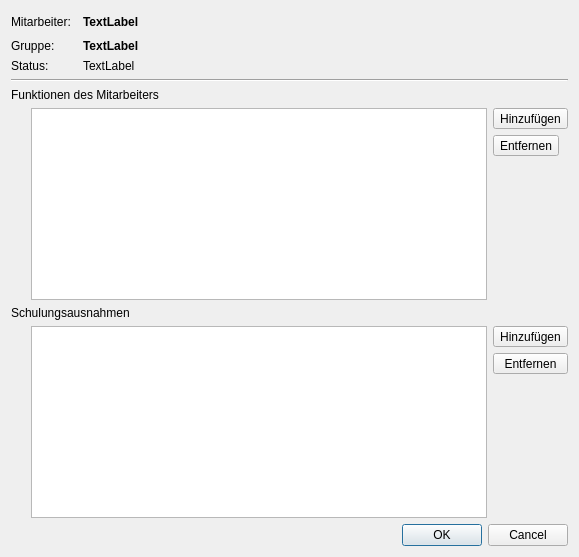
<?xml version="1.0" encoding="UTF-8"?>
<ui version="4.0">
 <class>QMEmployeeDetailsDialog</class>
 <widget class="QDialog" name="QMEmployeeDetailsDialog">
  <property name="geometry">
   <rect>
    <x>0</x>
    <y>0</y>
    <width>579</width>
    <height>557</height>
   </rect>
  </property>
  <property name="windowTitle">
   <string>Mitarbeiterdetails</string>
  </property>
  <layout class="QGridLayout" name="gridLayout">
   <item row="4" column="0" colspan="3">
    <layout class="QVBoxLayout" name="verticalLayout_2">
     <item>
      <widget class="QLabel" name="label_10">
       <property name="minimumSize">
        <size>
         <width>250</width>
         <height>0</height>
        </size>
       </property>
       <property name="text">
        <string>Funktionen des Mitarbeiters</string>
       </property>
      </widget>
     </item>
     <item>
      <layout class="QHBoxLayout" name="horizontalLayout_4">
       <property name="leftMargin">
        <number>20</number>
       </property>
       <property name="rightMargin">
        <number>0</number>
       </property>
       <item>
        <widget class="QTableView" name="tvEmployeeFunc">
         <property name="styleSheet">
          <string notr="true"/>
         </property>
         <property name="selectionMode">
          <enum>QAbstractItemView::SingleSelection</enum>
         </property>
         <property name="selectionBehavior">
          <enum>QAbstractItemView::SelectRows</enum>
         </property>
         <property name="showGrid">
          <bool>false</bool>
         </property>
         <attribute name="horizontalHeaderStretchLastSection">
          <bool>true</bool>
         </attribute>
         <attribute name="verticalHeaderVisible">
          <bool>false</bool>
         </attribute>
        </widget>
       </item>
       <item>
        <layout class="QVBoxLayout" name="verticalLayout_3">
         <item>
          <widget class="QToolButton" name="tbAddFunc">
           <property name="minimumSize">
            <size>
             <width>0</width>
             <height>0</height>
            </size>
           </property>
           <property name="toolTip">
            <string>Hinzufügen einer neuen Funktion</string>
           </property>
           <property name="text">
            <string>Hinzufügen</string>
           </property>
           <property name="icon">
            <iconset resource="../icons.qrc">
             <normaloff>:/icons/icons/list-add.svg</normaloff>:/icons/icons/list-add.svg</iconset>
           </property>
           <property name="iconSize">
            <size>
             <width>26</width>
             <height>26</height>
            </size>
           </property>
          </widget>
         </item>
         <item>
          <widget class="QToolButton" name="tbRemoveFunc">
           <property name="minimumSize">
            <size>
             <width>0</width>
             <height>0</height>
            </size>
           </property>
           <property name="toolTip">
            <string>Entfernen einer selektierten Funktion</string>
           </property>
           <property name="text">
            <string>Entfernen</string>
           </property>
           <property name="icon">
            <iconset resource="../icons.qrc">
             <normaloff>:/icons/icons/list-remove.svg</normaloff>:/icons/icons/list-remove.svg</iconset>
           </property>
           <property name="iconSize">
            <size>
             <width>26</width>
             <height>26</height>
            </size>
           </property>
          </widget>
         </item>
         <item>
          <spacer name="verticalSpacer">
           <property name="orientation">
            <enum>Qt::Vertical</enum>
           </property>
           <property name="sizeHint" stdset="0">
            <size>
             <width>20</width>
             <height>40</height>
            </size>
           </property>
          </spacer>
         </item>
        </layout>
       </item>
      </layout>
     </item>
    </layout>
   </item>
   <item row="0" column="2">
    <widget class="QLabel" name="laEmployeeName">
     <property name="sizePolicy">
      <sizepolicy hsizetype="Preferred" vsizetype="Expanding">
       <horstretch>0</horstretch>
       <verstretch>0</verstretch>
      </sizepolicy>
     </property>
     <property name="font">
      <font>
       <weight>75</weight>
       <bold>true</bold>
      </font>
     </property>
     <property name="text">
      <string>TextLabel</string>
     </property>
    </widget>
   </item>
   <item row="0" column="0">
    <widget class="QLabel" name="label">
     <property name="text">
      <string>Mitarbeiter:</string>
     </property>
    </widget>
   </item>
   <item row="1" column="0">
    <widget class="QLabel" name="label_2">
     <property name="text">
      <string>Gruppe:</string>
     </property>
    </widget>
   </item>
   <item row="3" column="0" colspan="3">
    <widget class="Line" name="line_3">
     <property name="orientation">
      <enum>Qt::Horizontal</enum>
     </property>
    </widget>
   </item>
   <item row="1" column="2">
    <widget class="QLabel" name="laEmployeeGroup">
     <property name="sizePolicy">
      <sizepolicy hsizetype="Expanding" vsizetype="Preferred">
       <horstretch>0</horstretch>
       <verstretch>0</verstretch>
      </sizepolicy>
     </property>
     <property name="font">
      <font>
       <weight>75</weight>
       <bold>true</bold>
      </font>
     </property>
     <property name="text">
      <string>TextLabel</string>
     </property>
    </widget>
   </item>
   <item row="6" column="0" colspan="3">
    <widget class="QDialogButtonBox" name="buttonBox">
     <property name="orientation">
      <enum>Qt::Horizontal</enum>
     </property>
     <property name="standardButtons">
      <set>QDialogButtonBox::Cancel|QDialogButtonBox::Ok</set>
     </property>
    </widget>
   </item>
   <item row="5" column="0" colspan="3">
    <layout class="QVBoxLayout" name="verticalLayout_4">
     <item>
      <widget class="QLabel" name="label_11">
       <property name="minimumSize">
        <size>
         <width>250</width>
         <height>0</height>
        </size>
       </property>
       <property name="text">
        <string>Schulungsausnahmen</string>
       </property>
      </widget>
     </item>
     <item>
      <layout class="QHBoxLayout" name="horizontalLayout_2">
       <property name="leftMargin">
        <number>20</number>
       </property>
       <property name="rightMargin">
        <number>0</number>
       </property>
       <item>
        <widget class="QTableView" name="tvTrainException">
         <property name="styleSheet">
          <string notr="true"/>
         </property>
         <property name="selectionMode">
          <enum>QAbstractItemView::SingleSelection</enum>
         </property>
         <property name="selectionBehavior">
          <enum>QAbstractItemView::SelectRows</enum>
         </property>
         <attribute name="horizontalHeaderStretchLastSection">
          <bool>true</bool>
         </attribute>
         <attribute name="verticalHeaderVisible">
          <bool>false</bool>
         </attribute>
        </widget>
       </item>
       <item>
        <layout class="QVBoxLayout" name="verticalLayout">
         <item>
          <widget class="QToolButton" name="tbAddTrainException">
           <property name="sizePolicy">
            <sizepolicy hsizetype="Minimum" vsizetype="Preferred">
             <horstretch>0</horstretch>
             <verstretch>0</verstretch>
            </sizepolicy>
           </property>
           <property name="minimumSize">
            <size>
             <width>0</width>
             <height>0</height>
            </size>
           </property>
           <property name="toolTip">
            <string>Hinzufügen einer neuen Schulungsausnahme</string>
           </property>
           <property name="text">
            <string>Hinzufügen</string>
           </property>
           <property name="icon">
            <iconset resource="../icons.qrc">
             <normaloff>:/icons/icons/list-add.svg</normaloff>:/icons/icons/list-add.svg</iconset>
           </property>
           <property name="iconSize">
            <size>
             <width>26</width>
             <height>26</height>
            </size>
           </property>
          </widget>
         </item>
         <item>
          <widget class="QToolButton" name="tbRemoveTrainException">
           <property name="sizePolicy">
            <sizepolicy hsizetype="Minimum" vsizetype="Preferred">
             <horstretch>0</horstretch>
             <verstretch>0</verstretch>
            </sizepolicy>
           </property>
           <property name="minimumSize">
            <size>
             <width>0</width>
             <height>0</height>
            </size>
           </property>
           <property name="toolTip">
            <string>Entfernen einer selektierten Schulungsausnahme</string>
           </property>
           <property name="text">
            <string>Entfernen</string>
           </property>
           <property name="icon">
            <iconset resource="../icons.qrc">
             <normaloff>:/icons/icons/list-remove.svg</normaloff>:/icons/icons/list-remove.svg</iconset>
           </property>
           <property name="iconSize">
            <size>
             <width>26</width>
             <height>26</height>
            </size>
           </property>
          </widget>
         </item>
         <item>
          <spacer name="verticalSpacer_2">
           <property name="orientation">
            <enum>Qt::Vertical</enum>
           </property>
           <property name="sizeHint" stdset="0">
            <size>
             <width>20</width>
             <height>40</height>
            </size>
           </property>
          </spacer>
         </item>
        </layout>
       </item>
      </layout>
     </item>
    </layout>
   </item>
   <item row="2" column="0">
    <widget class="QLabel" name="label_3">
     <property name="text">
      <string>Status:</string>
     </property>
    </widget>
   </item>
   <item row="2" column="2">
    <widget class="QLabel" name="laActivated">
     <property name="text">
      <string>TextLabel</string>
     </property>
    </widget>
   </item>
  </layout>
 </widget>
 <resources>
  <include location="../icons.qrc"/>
 </resources>
 <connections>
  <connection>
   <sender>buttonBox</sender>
   <signal>accepted()</signal>
   <receiver>QMEmployeeDetailsDialog</receiver>
   <slot>accept()</slot>
   <hints>
    <hint type="sourcelabel">
     <x>248</x>
     <y>254</y>
    </hint>
    <hint type="destinationlabel">
     <x>157</x>
     <y>274</y>
    </hint>
   </hints>
  </connection>
  <connection>
   <sender>buttonBox</sender>
   <signal>rejected()</signal>
   <receiver>QMEmployeeDetailsDialog</receiver>
   <slot>reject()</slot>
   <hints>
    <hint type="sourcelabel">
     <x>316</x>
     <y>260</y>
    </hint>
    <hint type="destinationlabel">
     <x>286</x>
     <y>274</y>
    </hint>
   </hints>
  </connection>
  <connection>
   <sender>tbAddTrainException</sender>
   <signal>clicked()</signal>
   <receiver>QMEmployeeDetailsDialog</receiver>
   <slot>addTrainException()</slot>
   <hints>
    <hint type="sourcelabel">
     <x>545</x>
     <y>340</y>
    </hint>
    <hint type="destinationlabel">
     <x>289</x>
     <y>278</y>
    </hint>
   </hints>
  </connection>
  <connection>
   <sender>tbRemoveFunc</sender>
   <signal>clicked()</signal>
   <receiver>QMEmployeeDetailsDialog</receiver>
   <slot>removeFunc()</slot>
   <hints>
    <hint type="sourcelabel">
     <x>545</x>
     <y>165</y>
    </hint>
    <hint type="destinationlabel">
     <x>289</x>
     <y>278</y>
    </hint>
   </hints>
  </connection>
  <connection>
   <sender>tbRemoveTrainException</sender>
   <signal>clicked()</signal>
   <receiver>QMEmployeeDetailsDialog</receiver>
   <slot>removeTrainException()</slot>
   <hints>
    <hint type="sourcelabel">
     <x>545</x>
     <y>386</y>
    </hint>
    <hint type="destinationlabel">
     <x>289</x>
     <y>278</y>
    </hint>
   </hints>
  </connection>
  <connection>
   <sender>tbAddFunc</sender>
   <signal>clicked()</signal>
   <receiver>QMEmployeeDetailsDialog</receiver>
   <slot>addFunc()</slot>
   <hints>
    <hint type="sourcelabel">
     <x>545</x>
     <y>121</y>
    </hint>
    <hint type="destinationlabel">
     <x>289</x>
     <y>278</y>
    </hint>
   </hints>
  </connection>
 </connections>
 <slots>
  <slot>removeFunc()</slot>
  <slot>addFunc()</slot>
  <slot>removeTrainException()</slot>
  <slot>addTrainException()</slot>
 </slots>
</ui>
